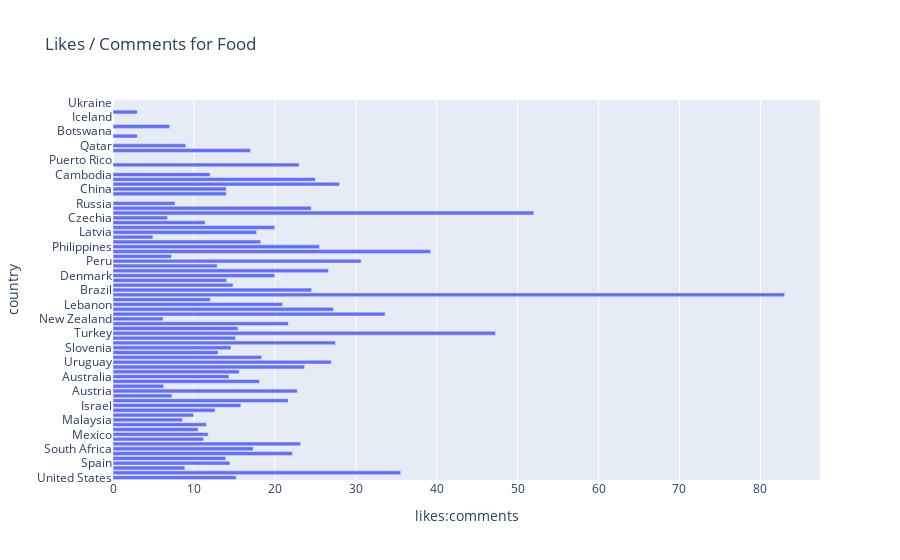

The cell this chart's notebook holds for it:
### Markdown cell above
* United States have the highest number of likes when it the food category so the American users seem to be highly interactive with food posts on the app.
***

### Code cell
foodcountrylikes['likes:comments'] = foodcountrylikes['likesCount'] / foodcountrylikes['commentsCount']
foodcountrylikes.replace([np.inf, -np.inf], np.nan, inplace=True)
fig = px.bar(foodcountrylikes, x="likes:comments", y="country", orientation='h', title = "Likes / Comments for Food")
fig.show()

### Figure 1 — Plotly figure (JSON) as saved in the notebook; plotly's stock layout.template omitted (floating-point values rounded to 4 significant figures)
{"data": [{"alignmentgroup": "True", "hovertemplate": "likes:comments=%{x}<br>country=%{y}<extra></extra>", "legendgroup": "", "marker": {"color": "#636efa"}, "name": "", "offsetgroup": "", "orientation": "h", "showlegend": false, "textposition": "auto", "type": "bar", "x": [15.21, 35.55, 8.875, 14.45, 13.94, 22.17, 17.32, 23.2, 11.2, 11.76, 10.51, 11.55, 8.581, 9.984, 12.61, 15.79, 21.65, 7.282, 22.77, 6.266, 18.1, 14.32, 15.59, 23.68, 26.97, 18.37, 12.98, 14.58, 27.49, 15.14, 47.26, 15.45, 21.66, 6.19, 33.63, 27.25, 20.96, 12.03, 83, 24.55, 14.83, 14.05, 20, 26.62, 12.88, 30.67, 7.227, 39.25, 25.5, 18.25, 4.933, 17.75, 20, 11.4, 6.75, 52, 24.5, 7.667, null, 14, 14, 28, 25, 12, null, 23, null, null, 17, 9, null, 3, null, 7, null, null, 3, null, null], "xaxis": "x", "y": ["United States", "Argentina", "United Kingdom", "Spain", "Germany", "Italy", "South Africa", "Singapore", "Canada", "Mexico", "Portugal", "France", "Malaysia", "Ireland", "Croatia", "Israel", "Hong Kong", "Bulgaria", "Austria", "India", "Romania", "Australia", "Chile", "Finland", "Uruguay", "Colombia", "Sweden", "Slovenia", "Greece", "Belgium", "Turkey", "Netherlands", "Poland", "New Zealand", "Malta", "Switzerland", "Lebanon", "Panama", "Japan", "Brazil", "Cyprus", "Costa Rica", "Denmark", "Bolivia", "Norway", "Peru", "Ecuador", "Lithuania", "Philippines", "Hungary", "Saudi Arabia", "Latvia", "Slovakia", "United Arab Emirates", "Czechia", "Indonesia", "Vietnam", "Russia", "Andorra", "Guatemala", "China", "Dominican Republic", "Thailand", "Cambodia", "Taiwan", "Kazakhstan", "Puerto Rico", "Jordan", "Mauritius", "Qatar", "South Korea", "Paraguay", "Botswana", "Nicaragua", "Serbia", "Iceland", "Réunion", "Estonia", "Ukraine"], "yaxis": "y"}], "layout": {"barmode": "relative", "legend": {"tracegroupgap": 0}, "title": {"text": "Likes / Comments for Food"}, "xaxis": {"anchor": "y", "domain": [0, 1], "title": {"text": "likes:comments"}}, "yaxis": {"anchor": "x", "domain": [0, 1], "title": {"text": "country"}}}}
